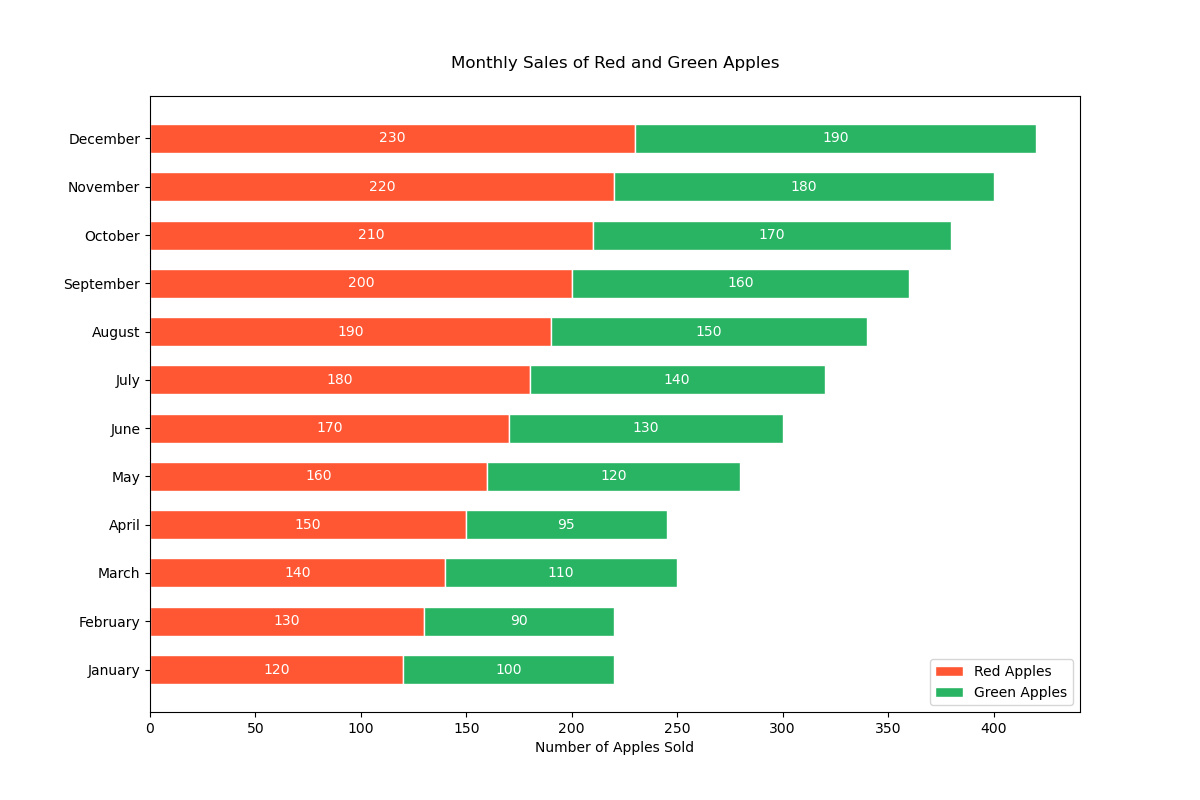

Here is the Python script that generated this plot:

import matplotlib.pyplot as plt

# Data
months = ['January', 'February', 'March', 'April', 'May', 'June', 
          'July', 'August', 'September', 'October', 'November', 'December']
red_apples = [120, 130, 140, 150, 160, 170, 180, 190, 200, 210, 220, 230]
green_apples = [100, 90, 110, 95, 120, 130, 140, 150, 160, 170, 180, 190]

# Plot setup
fig, ax = plt.subplots(figsize=(12, 8))

# Stacked bar chart (horizontal)
plt.barh(months, red_apples, color='#FF5733', edgecolor='white', height=0.6, label='Red Apples')
plt.barh(months, green_apples, left=red_apples, color='#28B463', edgecolor='white', height=0.6, label='Green Apples')

# Labels, title and legend
plt.xlabel('Number of Apples Sold')
plt.title('Monthly Sales of Red and Green Apples', pad=20)
plt.legend(loc='lower right')

# Numerical labels on bars
for i in range(len(months)):
    plt.text(red_apples[i] / 2, i, str(red_apples[i]), va='center', ha='center', color='white')
    plt.text(red_apples[i] + green_apples[i] / 2, i, str(green_apples[i]), va='center', ha='center', color='white')

# Show the plot
plt.show()
